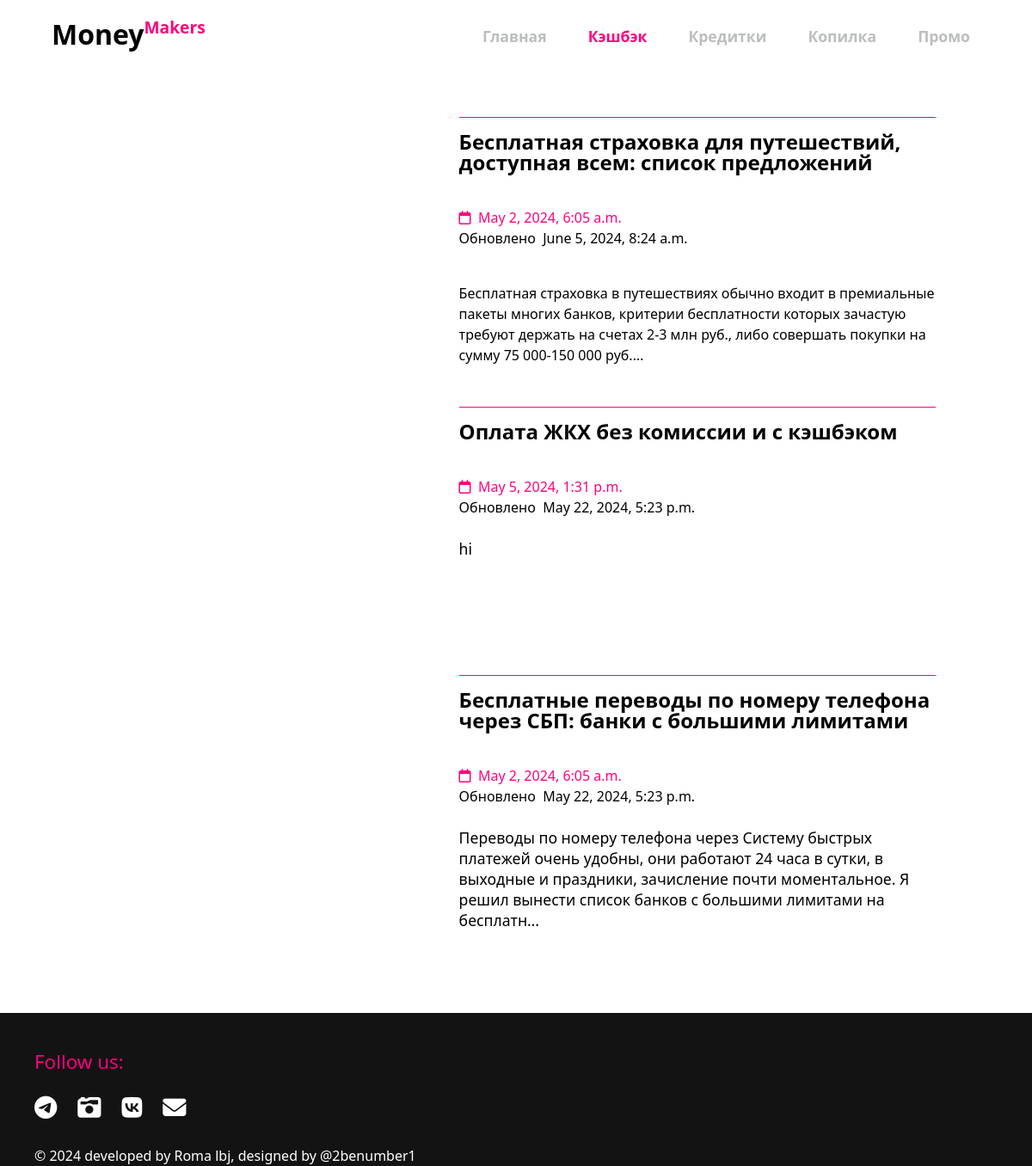
The page /debit on the database as committed earlier.
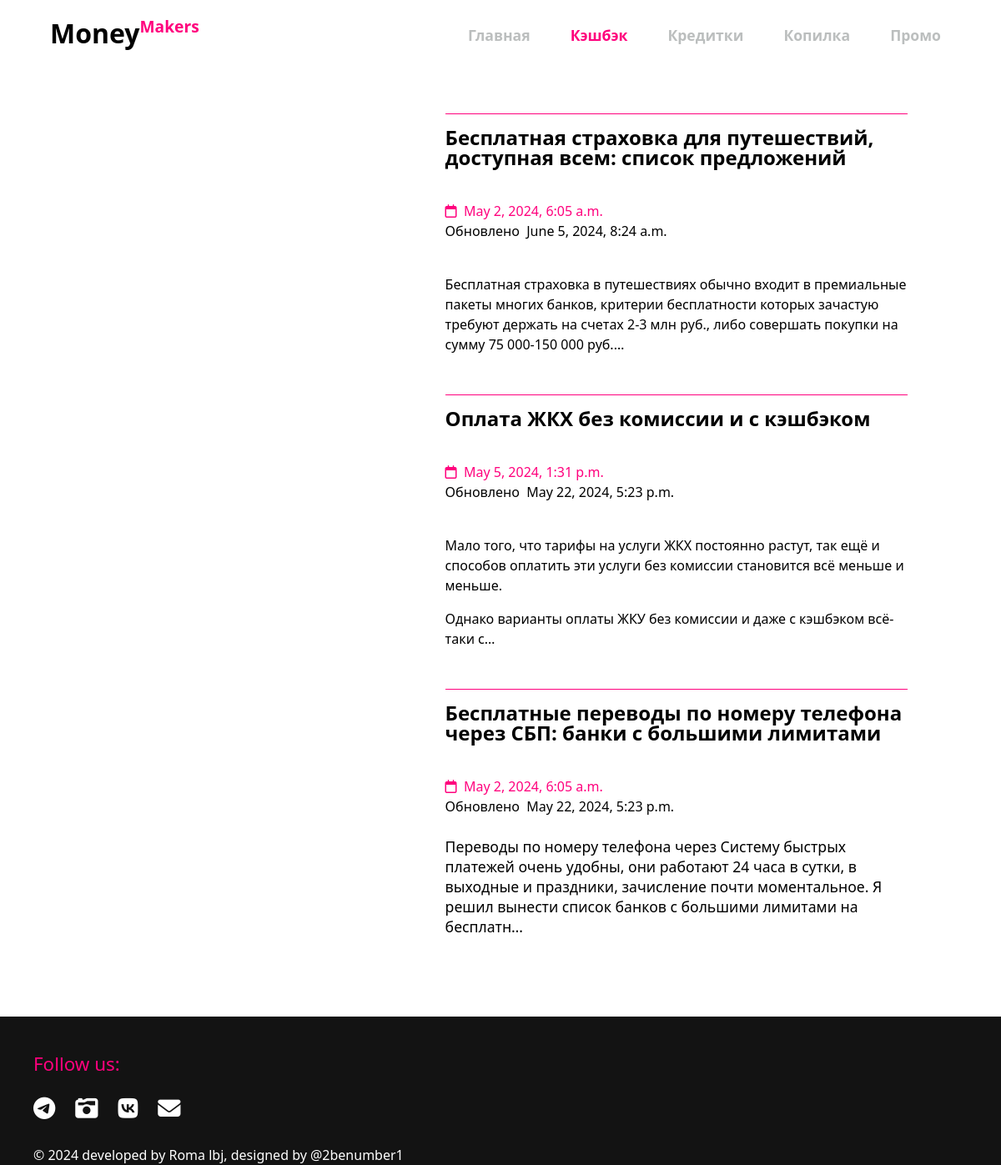
The same page on the database as committed later.
### main/models.py (models this page shows, shortened)
class Articles(models.Model):
    credit = 'credit'
    debit = 'debit'
    savings = 'savings'
    CATEGORIES = [(credit, 'Кредитки'), (debit, 'Дебетухи'), (savings, 'Накопилка')]
    title = models.CharField(max_length=255)
    category = models.CharField(max_length=50, choices=CATEGORIES, blank=False)
    content = models.TextField()
    photo = models.ImageField(upload_to="images")
    time_create = models.DateTimeField(auto_now_add=True)
    time_update = models.DateTimeField(auto_now_add=True)
    likes_amount = models.IntegerField(default=0)
    comments_amount = models.IntegerField(default=0)
    class Meta:
        verbose_name = 'Article'
        verbose_name_plural = 'Articles'

### main/views.py (the view)
# urls.py: path('debit', views.debit, name='debit'),
def debit(request):
    context = {
        'articles': Articles.objects.filter(category='debit').order_by('-time_update'),
    }
    return render(request, 'main/debit.html', context)

### main/templates/main/debit.html (shortened to what this page needs)
{% extends 'main/layout.html' %}
{% block content %}
    <div class="credit_articles_list">
         <ul>
             {% for post in articles %}
                        <li>
                            <a href="{% url 'article_detail' category=post.category id=post.id %}">
                                <div class="post">
                                    <div class="image" style="background-image: url('{{post.photo.url}}');"></div>
                                    <div class="all_info">
                                        <p class="title">{{post.title}}</p>
                                        <p class="time time_create"><i class="fa-regular fa-calendar"></i>&nbsp;&nbsp;{{post.time_create}}</p>
                                        <p class="time time_update">Обновлено&nbsp;&nbsp;{{post.time_update}}</p>
                                        <p class="contents">{{post.content | truncatechars:220  | safe}}</p>
                                    </div>
                                </div>
                            </a>
                        </li>
             {% endfor %}
         </ul>
    </div>
{% endblock %}

Rows that differ between the two databases and show on the page:
changed Articles "Оплата ЖКХ без комиссии и с кэшбэком": content "hi" → "Мало того, что тарифы на услуги ЖКХ постоянно растут, так ещё и способов оплатить эти услуги без комиссии становится всё меньше и меньше. Однако варианты оплаты ЖКУ без комиссии и даже с кэшбэком всё-таки с…"
